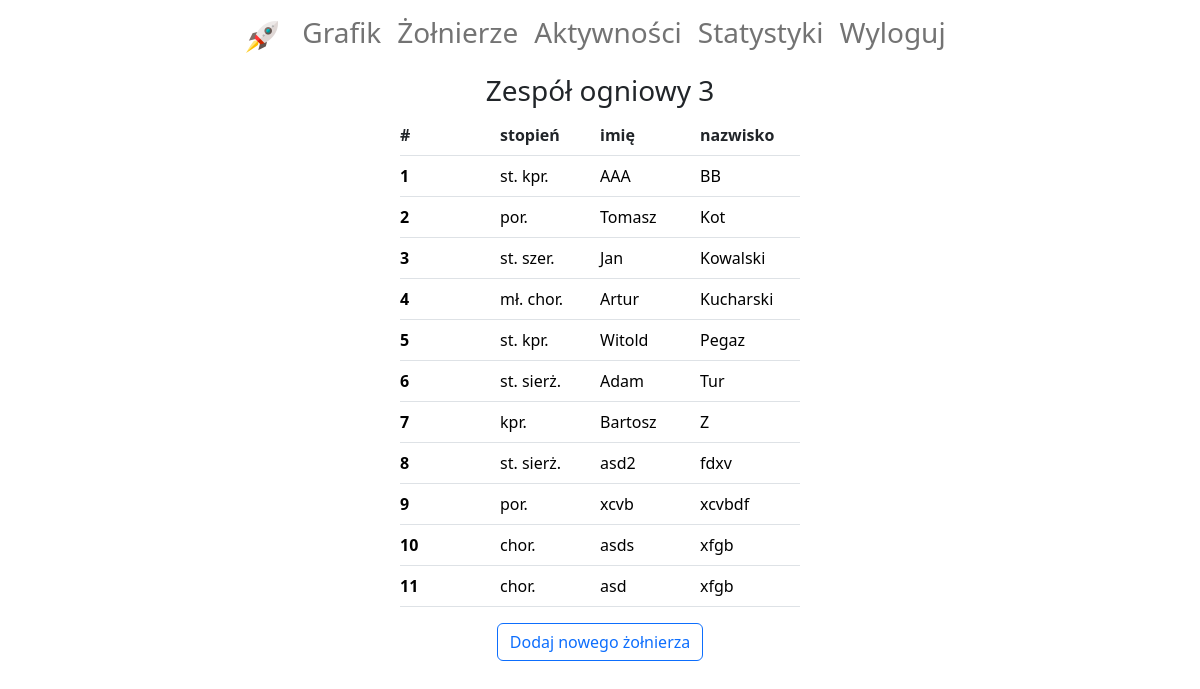
/soldier-list/ (signed in), run on the app's committed database.
### diagram/models.py (models this page shows, shortened)
class User(AbstractUser):
    subdivision = models.ForeignKey('Subdivision', on_delete=models.SET_NULL, null=True, verbose_name='pododdział')

class Subdivision(models.Model):
    name = models.CharField(max_length=30, verbose_name='nazwa')
    def __str__(self):
        return self.name

class Soldier(models.Model):
    rank = models.CharField(max_length=20, choices=ranks, verbose_name='stopień')
    first_name = models.CharField(max_length=20, verbose_name='imię')
    last_name = models.CharField(max_length=30, verbose_name='nazwisko')
    subdivision = models.ForeignKey(Subdivision, on_delete=models.SET_NULL, null=True, blank=True,
                                    verbose_name='pododdział')
    position = models.CharField(max_length=30, verbose_name='stanowisko', null=True, blank=True)
    personal_number = models.IntegerField(verbose_name='PESEL', null=True, blank=True)
    father_name = models.CharField(max_length=30, verbose_name='imię ojca', null=True, blank=True)
    id_card_number = models.CharField(max_length=30, verbose_name='nr leg. służb.', null=True, blank=True)
    driving_license = models.CharField(max_length=30, verbose_name='kat. prawa jazdy', null=True, blank=True)

### diagram/views.py (the view)
# urls.py: path('soldier-list/', SoldierList.as_view(), name='soldier-list'),
class SoldierList(LoginRequiredMixin, generic.ListView):
    template_name = 'diagram/soldier_list.html'
    def get_queryset(self):
        return Soldier.objects.filter(subdivision=self.request.user.subdivision).order_by('last_name')

### diagram/templates/diagram/soldier_list.html (shortened to what this page needs)
{% extends 'account/base.html' %}
{% load crispy_forms_filters %}
{% block content %}
    <div class="d-flex flex-column align-items-center">
        <h3>{{ request.user.subdivision }}</h3>
    </div>
    <table class="table">
        <thead>
        <tr class="d-flex justify-content-center">
            <th class="col col-md-1 px-0" scope="col">#</th>
            <th class="col col-md-1 px-0" scope="col">stopień</th>
            <th class="col col-md-1 px-0" scope="col">imię</th>
            <th class="col col-md-1 px-0" scope="col">nazwisko</th>
        </tr>
        </thead>
        <tbody>
        {% for soldier in object_list %}
            <tr class="d-flex justify-content-center">
                <th class="col col-md-1 px-0" scope="row"><a class="text-decoration-none"
                                                        href="{% url 'soldier-detail' soldier.pk %}">{{ forloop.counter }}</a>
                </th>
                <td class="col col-md-1 px-0"><a class="text-decoration-none"
                                            href="{% url 'soldier-detail' soldier.pk %}">{{ soldier.rank }}</a></td>
                <td class="col col-md-1 px-0"><a class="text-decoration-none"
                                            href="{% url 'soldier-detail' soldier.pk %}">{{ soldier.first_name }}</a>
                </td>
                <td class="col col-md-1 px-0"><a class="text-decoration-none"
                                            href="{% url 'soldier-detail' soldier.pk %}">{{ soldier.last_name }}</a>
                </td>
            </tr>
        {% endfor %}
        </tbody>
    </table>
    <div class="d-flex flex-column align-items-center">
        <a class="col" href="{% url 'soldier-create' %}"><button class="btn btn-outline-primary mb-3">Dodaj nowego żołnierza</button></a>
    </div>
{% endblock %}

### diagram/templates/diagram/soldier_list.html (style rules this page uses)
td a { display: block; color: black; }
th a { display: block; color: black; }

### data on the page
User: user.subdivision "Zespół ogniowy 3"
Soldier: rank "st. kpr.", first_name "AAA", last_name "BB"
Soldier: rank "por.", first_name "Tomasz", last_name "Kot"
Soldier: rank "st. szer.", first_name "Jan", last_name "Kowalski"
Soldier: rank "mł. chor.", first_name "Artur", last_name "Kucharski"
Soldier: rank "st. kpr.", first_name "Witold", last_name "Pegaz"
Soldier: rank "st. sierż.", first_name "Adam", last_name "Tur"
Soldier: rank "kpr.", first_name "Bartosz", last_name "Z"
Soldier: rank "st. sierż.", first_name "asd2", last_name "fdxv"
Soldier: rank "por.", first_name "xcvb", last_name "xcvbdf"
Soldier: rank "chor.", first_name "asds", last_name "xfgb"
Soldier: rank "chor.", first_name "asd", last_name "xfgb"
